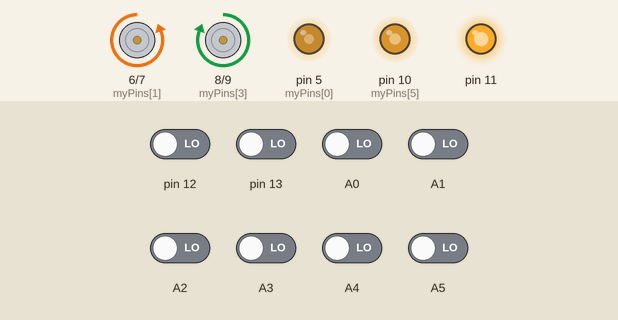
Simulated run of this sketch. Board: Arduino Uno, built with avr-gcc and run on an emulated ATmega328P. Shown: motor-driver pin pairs drawn as motors (green arrow = first pin HIGH = forward, orange = second pin HIGH = backward, longer = more drive), output pins drawn as LEDs (lit = HIGH). The inputs (shaded band) are chosen by the test bench; at power-on: A0–5, pin 12, pin 13 LOW.

Above: at 11.4 s.
11.5 s: pin 12 driven HIGH
At 12.2 s:
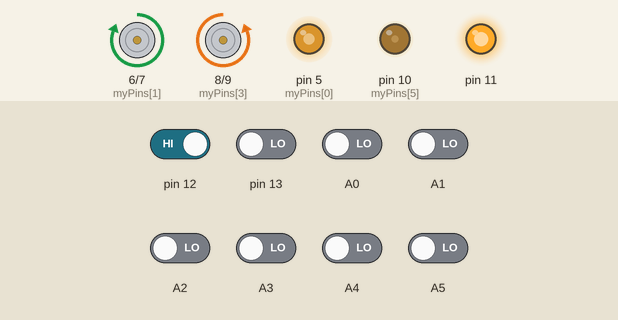
13.0 s: pin 13 driven HIGH
At 13.3 s:
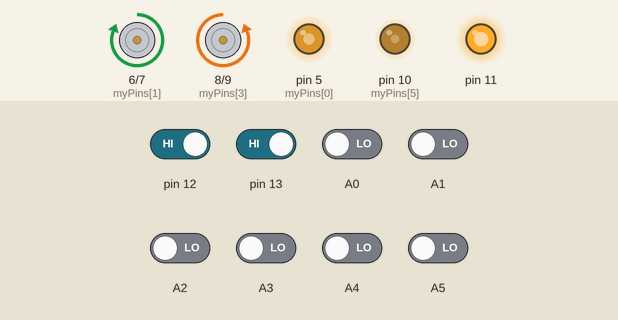
14.5 s: A0 driven HIGH
At 15.7 s:
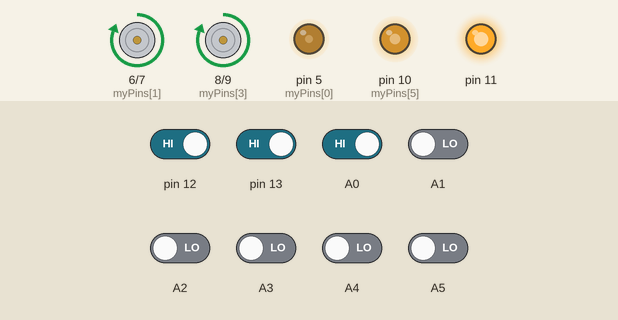
16.0 s: A1 driven HIGH
At 16.8 s:
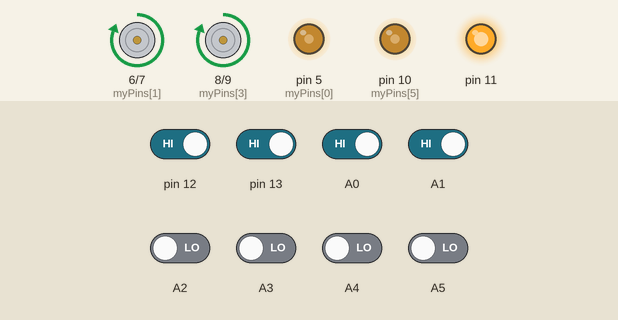
17.5 s: A2 driven HIGH
At 17.9 s:
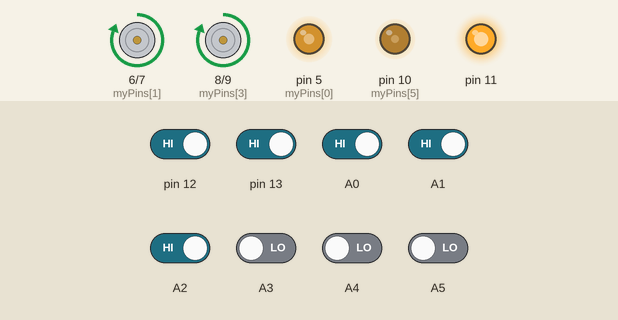
19.0 s: A3 driven HIGH
At 20.3 s:
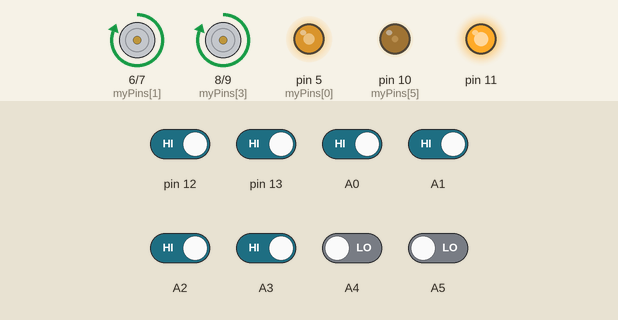
Timing chart, 0 to 21.5 s (numbered marks = the images above; inputs shaded):
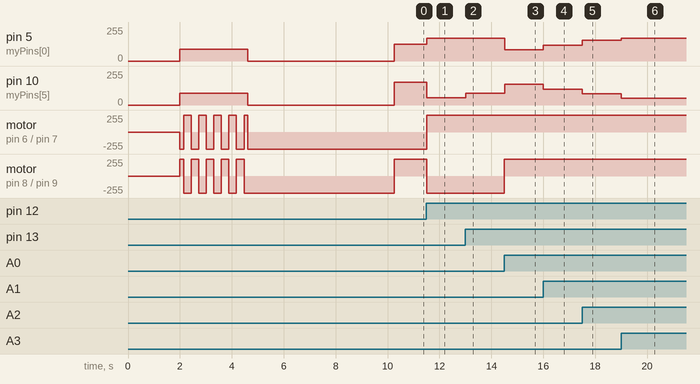

Measured:
- after the input at 11.5 s, pin 5 (myPins[0]): 125/255 → 170/255 at once; pin 10 (myPins[5]): 170/255 → 55/255 at once; motor on pin 6 (myPins[1]) / pin 7 (myPins[2]): backward 255/255 → forward 255/255 at once; motor on pin 8 (myPins[3]) / pin 9 (myPins[4]): forward 255/255 → backward 255/255 at once
- after the input at 13.0 s, pin 10 (myPins[5]): 55/255 → 90/255 at once
- after the input at 14.5 s, pin 5 (myPins[0]): 170/255 → 85/255 at once; pin 10 (myPins[5]): 90/255 → 155/255 at once; motor on pin 8 (myPins[3]) / pin 9 (myPins[4]): backward 255/255 → forward 255/255 at once
- after the input at 16.0 s, pin 5 (myPins[0]): 85/255 → 120/255 at once; pin 10 (myPins[5]): 155/255 → 120/255 at once
- after the input at 17.5 s, pin 5 (myPins[0]): 120/255 → 155/255 at once; pin 10 (myPins[5]): 120/255 → 85/255 at once
- after the input at 19.0 s, pin 5 (myPins[0]): 155/255 → 170/255 at once; pin 10 (myPins[5]): 85/255 → 50/255 at once

The sketch:

linefollwerPID.ino
```cpp
// Intsall QTR SENSOR Library Version 3 from Library Manager.

#include <QTRSensors.h>

/////////////////////////////////////////////////

#define speedLimit 170
#define rightSpeed 120
#define leftSpeed 120
#define NUM_SENSORS 8
QTRSensorsRC qtrrc((unsigned char[]) {
  A0, A1, A2, A3, A4, A5, 12, 13           // SENSOR PIN NUMBERS
},
NUM_SENSORS, 2500, 2);
unsigned int sensorValues[NUM_SENSORS];
int myPins[6] = {5, 6, 7, 8, 9, 10};      // MOTOR PIN NUMBERS

//// PID TUNNING PARAMETERS
float Kp = 0.07;
float Kd = 0.8;
float Ki = 0;

/////////////////////////////////////////////////

int preError = 0;
int integral = 0;
int rightSpeedPwm = 0;
int leftSpeedPwm = 0;
int myFloor = 0;


void setup()
{
  for (int i = 0; i < 6; i++) {
    pinMode(myPins[i], OUTPUT);
  }
  pinMode(11, OUTPUT);
  digitalWrite(11, HIGH);
  delay(2000);
  int i;

  for (int i = 0; i < 200; i++)
  {
    if ( 0 <= i && i < 5   )  rightFunc();
    if ( 5 <= i && i  < 15   )  leftFunc();
    if ( 15 <= i && i < 25   )  rightFunc();
    if ( 25 <= i && i < 35   )  leftFunc();
    if ( 35 <= i && i < 45   )  rightFunc();
    if ( 45 <= i && i < 55  )  leftFunc();
    if ( 55 <= i && i < 65   )  rightFunc();
    if ( 65 <= i && i < 75  )  leftFunc();
    if ( 75 <= i && i < 85   )  rightFunc();
    if ( 85 <= i && i < 90  )  leftFunc();

    if ( i >= 90  )  {
      stopFunc();
      delay(4);
    }

    qtrrc.calibrate();
    delay(4);
  }

  delay(2000);
  Serial.begin(9600);

}

void loop()
{

  unsigned int sensorValues[8];
  unsigned int position = qtrrc.readLine(sensorValues, 1, myFloor);
  int error = position - 3500;

  if ( sensorValues[0] < 100 && sensorValues[7] < 100  ) {
    myFloor = 0;   //white ground - black line
  }
  if ( sensorValues[0] > 500 && sensorValues[7] > 500  ) {
    myFloor = 1;   //black ground - white line
  }

  integral = integral + error;
  int myTurn = Kp * error + Kd * (error - preError) + Ki * integral;
  preError = error;

  rightSpeedPwm = rightSpeed + myTurn  ;
  leftSpeedPwm = leftSpeed - myTurn  ;
  rightSpeedPwm = constrain(rightSpeedPwm, -speedLimit, speedLimit);
  leftSpeedPwm = constrain(leftSpeedPwm, -speedLimit, speedLimit);
  moveRobot(rightSpeedPwm, leftSpeedPwm);

}

void moveRobot(int myLeftSpeed, int myRightSpeed)
{
  if (myLeftSpeed <= 0) {
    digitalWrite(myPins[1], 0);
    digitalWrite(myPins[2], 1);
  }
  else {
    digitalWrite(myPins[1], 1);
    digitalWrite(myPins[2], 0);
  }

  if (myRightSpeed <= 0) {
    digitalWrite(myPins[3], 0);
    digitalWrite(myPins[4], 1);
  }
  else {
    digitalWrite(myPins[3], 1);
    digitalWrite(myPins[4], 0);
  }

  analogWrite(myPins[0], abs(myLeftSpeed));
  analogWrite(myPins[5], abs(myRightSpeed));
}


void stopFunc() {
  moveRobot(0, 0);
}

void rightFunc() {
  moveRobot(-90, 90);
}

void leftFunc() {
  moveRobot(90, -90);
}
```
